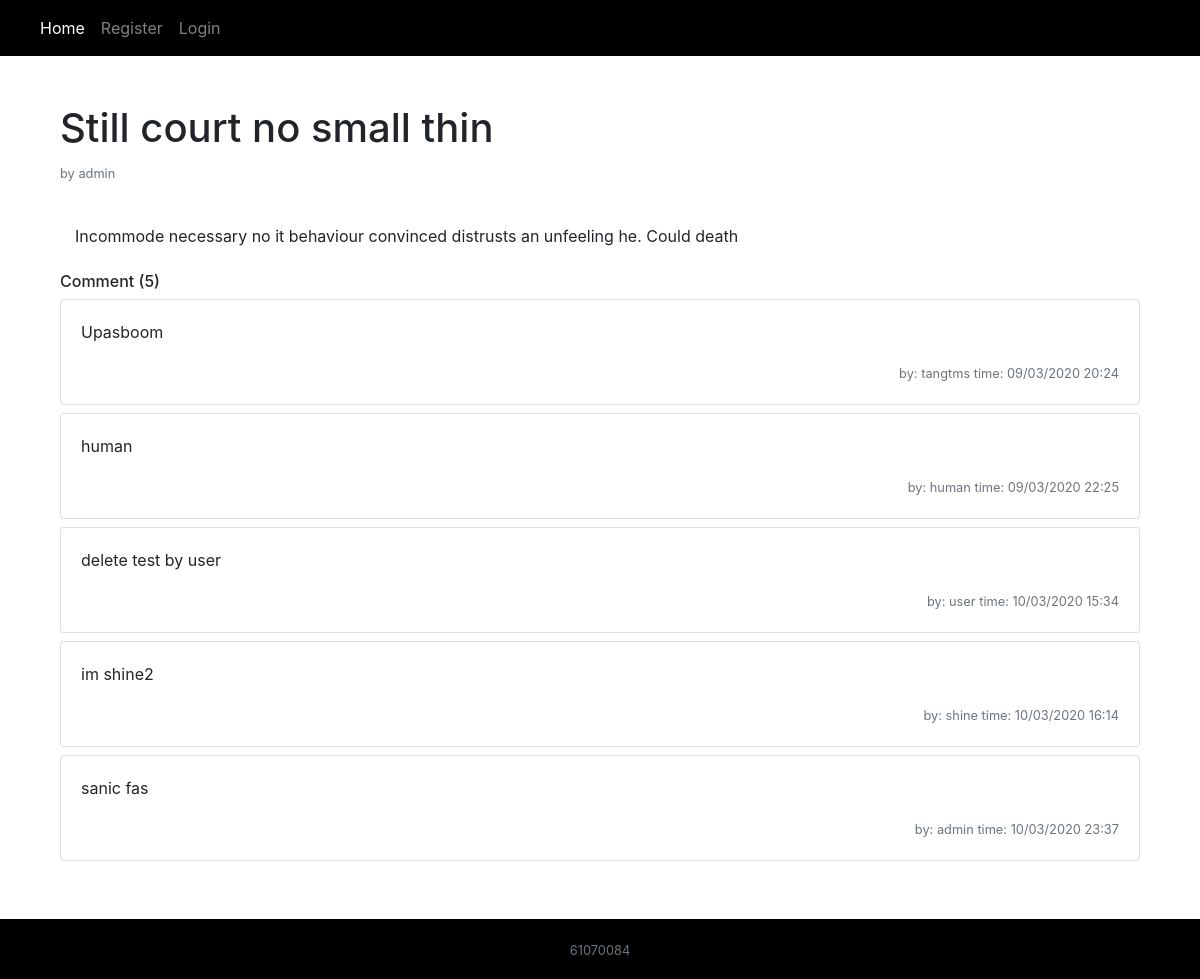
The page /management/post/1/ on the database as committed earlier.
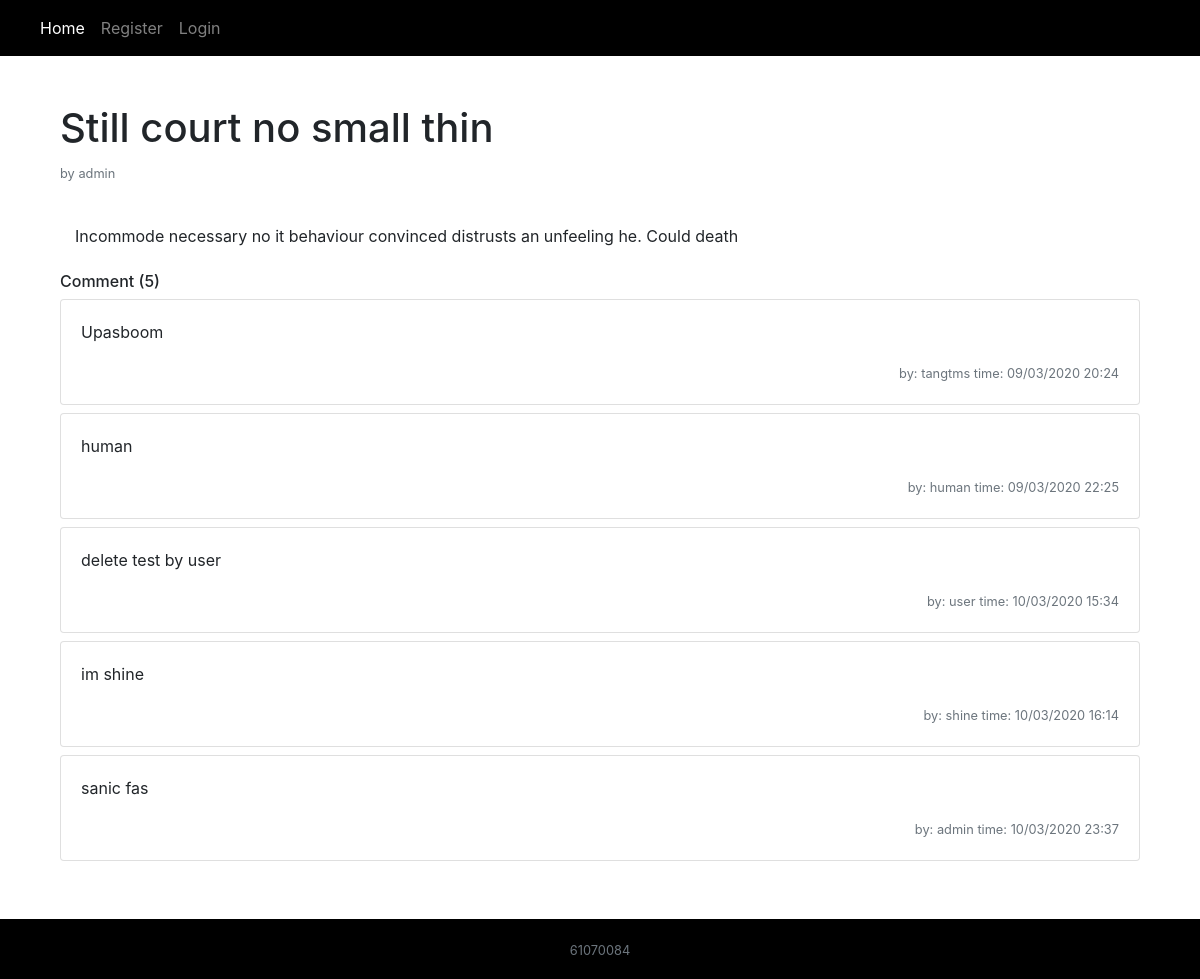
The same page on the database as committed later.
### management/models.py (models this page shows)
class Comment(models.Model):
    id = models.IntegerField(primary_key=True)
    content = models.TextField()
    create_time = models.DateTimeField(auto_now_add=True)
    user_id = models.ForeignKey(User, on_delete=models.CASCADE)
    post_id = models.ForeignKey(Post, on_delete=models.CASCADE)

### management/views.py (the view)
# urls.py: path('post/<int:post_id>/', views.detail, name='post_detail'),
def detail(request, post_id):
    current_user = request.user
    if request.method == 'POST':
        Comment.objects.create(
            content=request.POST.get('content'),
            user_id=current_user,
            post_id=Post.objects.get(pk=post_id)
        )
    post = Post.objects.get(pk=post_id)
    comment = Comment.objects.filter(post_id=post_id)
    comment_cnt = len(comment)
    return render(request, template_name='detail.html', context={
        'post': post,
        'comment': comment,
        'comment_cnt': comment_cnt
    })

### templates/detail.html (shortened to what this page needs)
{% extends "base.html" %}
{% block content %}
    <div class="container mt-4">
        <div class="row">
            <div class="col-10">
                <h1>{{ post.title }}</h1>
                <p class="text-muted"><small>by {{ post.user_id }}</small>
            </div>
        </div>
        <div>
            <p class="col-8 mt-4 mb-4">{{ post.content }}</p>
        </div>
        <h6>Comment ({{ comment_cnt }})</h6>
        {% for co in comment %}
        <div class="card mb-2">
            <div class="card-body">
                <p class="card-text">{{ co.content }}</p>
                <p class="card-text text-right"><small class="text-muted">by: {{ co.user_id.username }} time: {{ co.create_time|date:'d/m/Y H:i' }}</small></p>
            </div>
        </div>
        {% endfor %}
    </div>
    <br/><br/>
{% endblock content %}

Rows that differ between the two databases and show on the page:
changed Comment "shine": content "im shine2" → "im shine"
